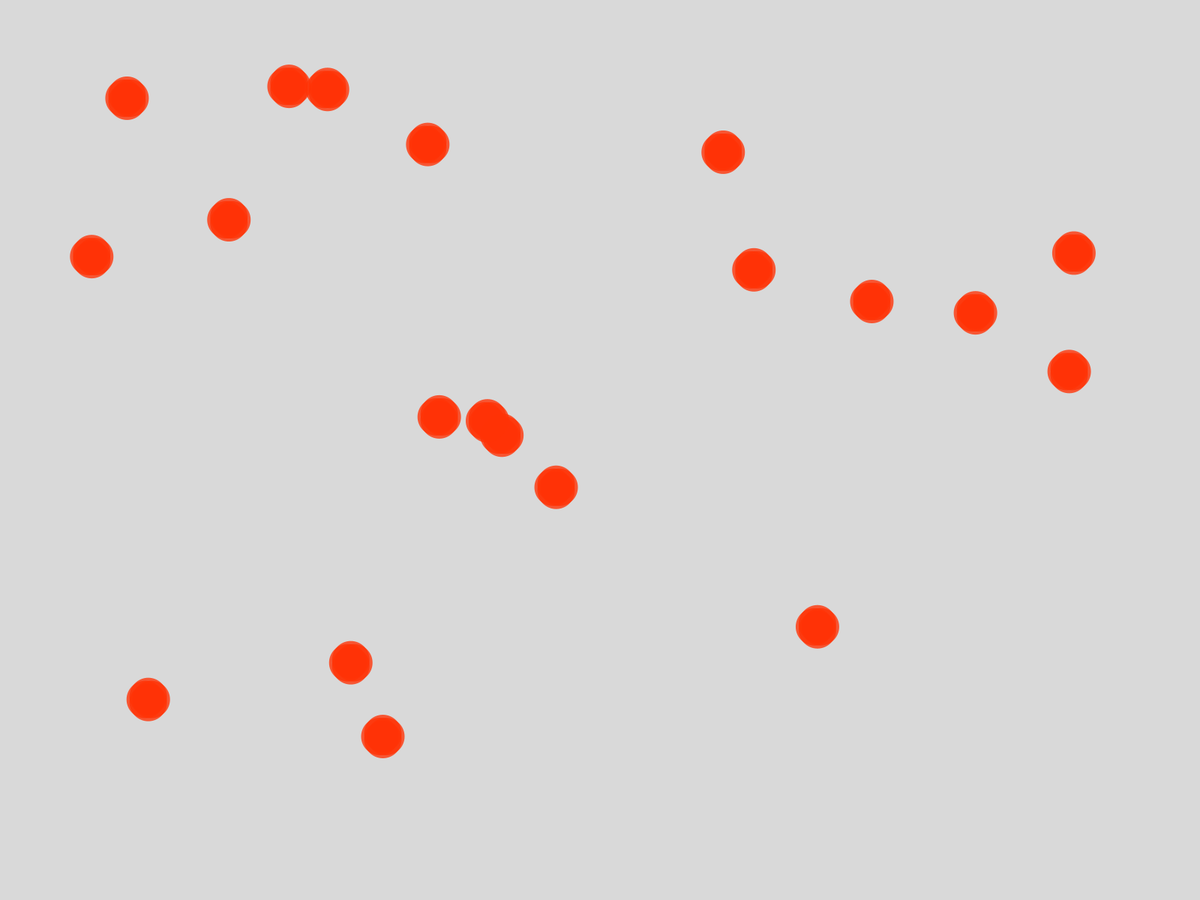
Frame 1 (no input)
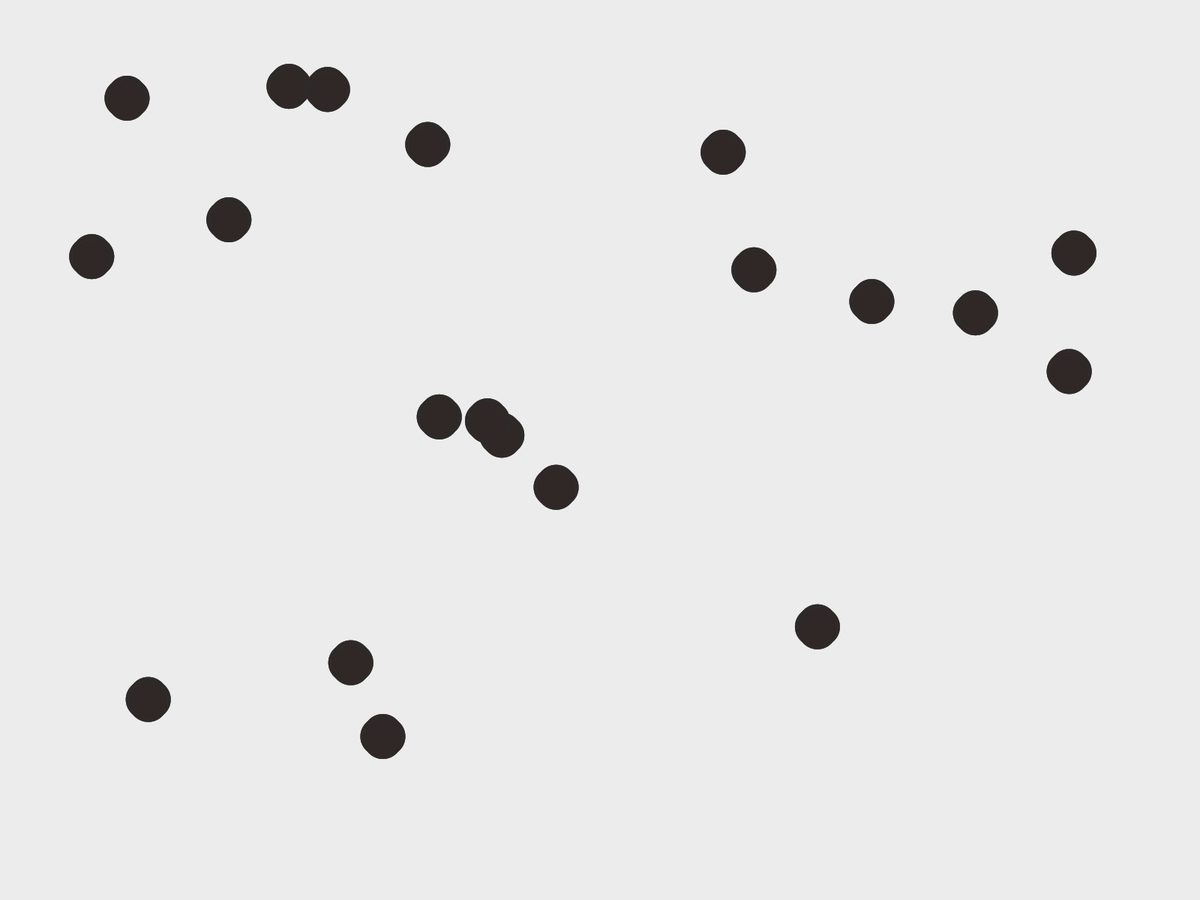
Frame 60 (the mouse pressed at the canvas centre just before this capture)
Frame 120 (the mouse held since frame 60 and released just before this capture): identical to frame 60, image omitted

The Processing sketch that drew these frames (run headless with seeded random() and noise(); from frame 60 on, the mouse is pressed at the canvas centre):

// Processing sketch: EnfermedadBB_02
// ── EnfermedadBB_02.pde
Mundo m;

void setup ()

{
  // size(900, 900);
  ///---------------------
  fullScreen();
  orientation(LANDSCAPE);
  ///---------------------
  m= new Mundo();
  smooth();
  noStroke();
  // background(0);
}


void draw ()

{

  fondo();

  m.dibuja();
}
void fondo()
{
  pushStyle();
  fill(238, 100);
  rect(0, 0, width, height);
  popStyle();
}

void mousePressed()
{
  m.mousePressed();
}

void mouseReleased()
{
  m.mouseReleased();
}

// ── Cardumen.pde
class Cardumen

{


  int cant=4;
  int radio;
  float [] sumaPX= new float[4];
  float [] sumaTam = new float [3];
  float [] sumaVel= new float [4];

  boolean hayMovimiento;
  float disty;


  Remoras [] remmy_0= new Remoras [cant];
  Remoras [] remmy_1= new Remoras [cant];
  Remoras [] remmy_2= new Remoras [cant];
  Remoras [] remmy_3= new Remoras [cant];

  //  color [] farbe= {color(255, 0, 0), color(0, 255, 0), color(0, 0, 255)};
  color [] farbe= new color []{
    color(255, 50, 5), 

    //  color(140, 12, 0), 
    color(80, 80, 80), 
    color(30, 30, 30), 
    color(140, 12, 0), 

  };
  //int []alpha= {200, 200, 200};
  int []alpha= {200, 200, 200, 200};

  Cardumen()
  {

    radio= 20;
    for (int i=0; i< cant; i++) {
      remmy_0[i]= new Remoras(width/2, height/2, 0, 0, radio, (360/cant), farbe[0], alpha[0]);
      remmy_1[i]= new Remoras(width/2, height/2, 0, 0, radio/2, (360/cant), farbe[1], alpha[1]);
      remmy_2[i]= new Remoras(width/2, height/2, 0, 0, radio/3, (360/cant), farbe[2], alpha[2]);
      remmy_3[i]= new Remoras(width/2, height/2, 0, 0, radio/4, (360/cant), farbe[3], alpha[3]);
    }
  }


  Cardumen(int cant_, float posX_, float posY_, int tam_)
  {
    cant=cant_;
    radio= tam_;

    for (int i=0; i< cant; i++) {
      remmy_0[i]= new Remoras(posX_, posY_, radio, 0, tam_, (360/cant)*i, farbe[0], alpha[0]);
      remmy_1[i]= new Remoras(posX_, posY_, radio, 0, tam_, (360/cant)*i, farbe[1], alpha[1]);
      remmy_2[i]= new Remoras(posX_, posY_, radio, 0, tam_, (360/cant)*i, farbe[2], alpha[2]);
      remmy_3[i]= new Remoras(posX_, posY_, radio, 0, tam_, (360/cant)*i, farbe[3], alpha[3]);

      //  println(remmy_0[i].getMovSin()+"____"+remmy_1[i].getAngVel()+"____"+remmy_2[i].getAngVel()+"____"+remmy_3[i].getAngVel()+"____");
    }

    //   stroke(0, 200, 100);
  }




  void dibuja()
  {
    movimiento();
    // blendMode(MULTIPLY);// esto consume muchos recursos
    pushMatrix();
    //   translate(tx, ty);
    pushStyle();

    for (int i=0; i< cant; i++) {

      remmy_0[i].dibuja();  

      remmy_1[i].dibuja();  

      remmy_2[i].dibuja();

      //    remmy_3[i].dibuja();
    }
    popStyle();
    popMatrix();
  }


  void movimiento()
  {

    if (hayMovimiento)

    {
      dilatacion();
    }
    if (!hayMovimiento)
    {
      contraccion();
    }

    for (int i=0; i< remmy_0.length; i++) {
      remmy_0[i].setPX(sumaPX[0]);
      remmy_1[i].setPX(sumaPX[1]);
      remmy_2[i].setPX(sumaPX[2]);
      remmy_3[i].setPX(sumaPX[3]);


      // ______________tamaño
      remmy_1[i].setTam(sumaTam[0]);
      remmy_2[i].setTam(sumaTam[1]);
      remmy_3[i].setTam(sumaTam[2]);

      // ______________rotacion
      remmy_0[i].setVel(sumaVel[0]);
      remmy_1[i].setVel(sumaVel[1]);
      remmy_2[i].setVel(sumaVel[1]);
      remmy_3[i].setVel(sumaVel[2]);
    }
  }


  void dilatacion()
  {
    for (int i=0; i< remmy_0.length; i++) {
      if (remmy_0[i].getPX() < radio)
      {
        sumaPX[0]++;
      }

      if (remmy_1[i].getPX() < radio*2)
      {
        sumaPX[1]++;
      }

      if (remmy_2[i].getPX() < radio*3)
      {
        sumaPX[2]++;
      }
      if (remmy_3[i].getPX() < radio*4)
      {
        sumaPX[3]++;
      }

      // ______________tamaño
      if (remmy_1[i].getTam() > radio/2)
      {
        sumaTam[0]--;
      }
      if (remmy_2[i].getTam() > radio/3)
      {
        sumaTam[1]--;
      }
      if (remmy_3[i].getTam() > radio/4)
      {
        sumaTam[2]--;
      }
      // ______________VelocidadRotación
      sumaVel[0]+=0.1;
      sumaVel[1]+=0.2;
      sumaVel[2]+=0.3;
      sumaVel[3]+=0.4;
      // ______________Posicion

      remmy_0[i].setMovimiento();
      remmy_1[i].setMovimiento();
      remmy_2[i].setMovimiento();
      remmy_3[i].setMovimiento();
    }
  }

  void contraccion()
  {
    for (int i=0; i< remmy_0.length; i++) {
      if (remmy_0[i].getPX() > 0)
      {
        sumaPX[0]--;
      }
      if (remmy_1[i].getPX() > 0)
      {
        sumaPX[1]--;
      }
      if (remmy_2[i].getPX() > 0)
      {
        sumaPX[2]--;
      }
      if (remmy_3[i].getPX() > 0)
      {
        sumaPX[3]--;
      }

      // ______________tamaño
      if (remmy_1[i].getTam() < radio)
      {
        sumaTam[0]++;
      }
      if (remmy_2[i].getTam() < radio)
      {
        sumaTam[1]++;
      }
      if (remmy_3[i].getTam() < radio)
      {
        sumaTam[2]++;
      }

      // ______________VelocidadRotación
      sumaVel[i]=0;
    }
  }


  void setTxTy()
  {

    remmy_0[0].setTxTy(4, 0);
  }
  void calculaDistancia()
  {

    disty=dist (mouseX, mouseY, remmy_0[0].getTxTy()[0], remmy_0[0].getTxTy()[1]);

    //   println(disty);
  }
  void setHayMovimiento(boolean hayMovimiento_)
  {
    hayMovimiento=hayMovimiento_;
  }

  void setVel()
  {
  }



  float [] getZeroXY()
  {
    float [] zeroXY= {remmy_0[0].getTP()[0], remmy_0[0].getTP()[1]};
    return zeroXY;
  }

  float [] []getZeroCantXY()
  {
    float [] []zeroXY= new float [cant][2];
    for (int i=0; i< cant; i++)
    {
      for (int j=0; j<2; j++)
      {

        zeroXY[i][j] =remmy_0[i].getTP()[j];
      }
    }
    return zeroXY;
  }

  boolean getHayMovimiento() {

    return hayMovimiento;
  }

  void mousePressed()
  {

    for (int i=0; i< remmy_0.length; i++) {

      if (remmy_0[i].getInicio())
      {
        remmy_0[i].setInicio(false);
      }
      if (remmy_1[i].getInicio())
      {
        remmy_1[i].setInicio(false);
      }
      if (remmy_2[i].getInicio())
      {
        remmy_2[i].setInicio(false);
      }
      if (remmy_3[i].getInicio())
      {
        remmy_3[i].setInicio(false);
      }
    }

    calculaDistancia();
    if (disty< remmy_0[0].getTam())
    {

      hayMovimiento=!hayMovimiento;
    }
  }
}//cierra clase Cardumen

// ── Mundo.pde
class Mundo
{

  int cant= 20;
  Cardumen [] card= new Cardumen[cant];
  float []posX= new float [cant];
  float []posY= new float [cant];

  int tam;
  int cual;


  float cambiaTam;
  boolean accionaTam= false;





  Mundo()
  {
    tam=50;
    for (int i=0; i<cant; i++)
    {
      posX[i]=random(tam*2, width-(tam*2));
      posY[i]=random(tam*2, height-(tam*2));
    }
    for (int i=0; i<cant; i++)
    {
      card[i] = new Cardumen (4, posX[i], posY[i], tam);
      //  card[i].setTxTy();
    }
  }

  void dibuja()
  {

    for (int i=0; i<card.length; i++)
    {
      card[i].dibuja();
    }
  //  textSize(40);
   // text(cual, width/2, 100);

    distyColonias();
  }

  void accionaRota()
  {
  }

  void distyColonias()
  {
    float [] distyCol= new float [cant];

    for (int i=0; i<card.length; i++)
    {
      for (int j=0; j<card.length; j++)
      {
        for (int h=0; h<4; h++)
        {
          if (i!=j)
          {
            distyCol [j]= dist ( card[j].getZeroCantXY()[h][0], card[j].getZeroCantXY()[h][1], card[i].getZeroCantXY()[h][0], card[i].getZeroCantXY()[h][1]);

            if (distyCol [j]< 100   && card[j].getHayMovimiento())
            {
              card[i].setHayMovimiento(true);
            }
          }
        }
        //  println(cual+ "___"+distyCol [1]);
      }
    }
    //    println("");
  }



  /*
  void distyColonias()
   {
   float [] distyCol= new float [cant];
   
   for (int i=0; i<card.length; i++)
   {
   for (int j=0; j<card.length; j++)
   {
   if (i!=j)
   {
   distyCol [j]= dist ( card[j].getZeroXY()[0], card[j].getZeroXY()[1], card[i].getZeroXY()[0], card[i].getZeroXY()[1]);
   
   if (distyCol [j]< 100   && card[j].getHayMovimiento())
   {
   card[i].setHayMovimiento(true);
   }
   }
   }
   println(cual+ "___"+distyCol [1]);
   }
   println("");
   }
   */

  void mousePressed()

  {
    accionaTam=true;

    for (int i=0; i<card.length; i++)
    {
      card[i].mousePressed();

      if (card[i].hayMovimiento)
      {
        cual=i;
      }
    }

    //  DistyColonias();
  }

  void mouseReleased()
  {
    accionaTam=!accionaTam;
  }
}//cierra clase Mundo

// ── class_Remoras.pde
class Remoras 
{

  float tx, ty, tz, vel, px, py, tam, angulo, movSin;
  float tSuma;
  float tAmplitud=100;

  ArrayList primitivos= new ArrayList();
  color farbe=RGB;
  float alpha;
  boolean inicio= false;



  Remoras ()
  {
    tx=100; 
    ty=100;
    tz=0;
    px=50;
    py=0;
    tam=100;
  }

  Remoras (float tx_, float ty_, float px_, float py_, float tam_, float angulo_, color farbe_, float alpha_)
  {

    tx=tx_; 
    ty=ty_;
    tz=0;
    px= px_;
    py=py_;
    tam=tam_;
    angulo=angulo_;
    farbe= farbe_;
    alpha=alpha_;

    ellipseMode(CENTER);
  }


  void dibuja()

  {
    condicionInicial();
  }


  void condicionInicial()
  {
    if (inicio)
    {

      pushMatrix();
      translate(tx, ty);
      rotate(0);
      fill(farbe, alpha);
      ellipse(0, py, tam, tam);
      popMatrix();
    } else
    {
      pushMatrix();
      translate(tx, ty+movSin);
      rotate(radians(angulo+vel));
      fill(farbe, alpha);
      ellipse(px, py, tam, tam);
      popMatrix();
    }
  }




  void setMovimiento()
  {

    if (tx<width)
    {
      tx+=0.9;
    } else
    {
      tx=0;
    }

    tSuma+=0.6;

    movSin=sin (radians(tSuma))*tAmplitud;
    //ty=movSin;

  //  println(tAmplitud+"________________"+movSin);
  }

  //----------------------------------------v S E T T E R S

  void setInicio(boolean inicio_)
  {
    inicio=inicio_;
  }

  void setVel(float vel_)
  {
    vel= vel_;
  }

  void setPX(float px_)
  {
    px=px_;
  }
  void setPY(float py_)
  {
    py=py_;
  }
  void setMovSin(float movSin_)
  {
    movSin=movSin_;
  }

  void setTam(float tam_)
  {
    tam=tam_;
  }

  void setTxTy(float tx_, float ty_)
  {
    tx=tx_;
    ty=ty_;
  }


  //----------------------------------------v S E T T E R S

  boolean getInicio()
  {
    return inicio;
  }


  float getPX()
  {
    return px;
  }
  float getPY()
  {
    return py;
  }

  float getMovSin()
  {
    return movSin;
  }

  float [] getTxTy()
  {
    float [] txy= {tx, ty+movSin};
    return txy;
  }

  float [] getTP()
  {
    float [] tp= {(tx+px), (ty+py+movSin)};
    return tp;
  }

  float getTam()
  {
    return tam;
  }

  float getAngVel()
  {
    return angulo+vel;
  }
}//cierra class Remorasas
